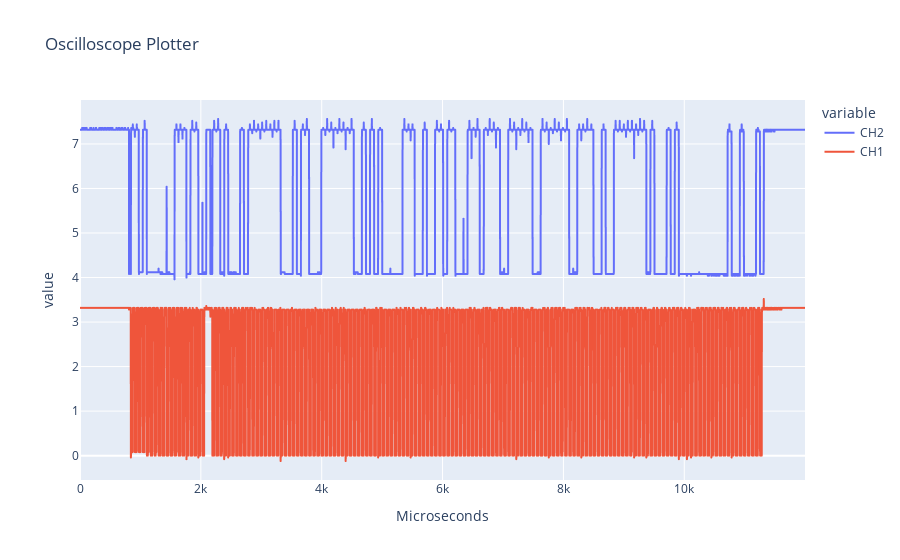

The code cell stored with this chart in its notebook:
### Code cell
step = 10
step_size = int(len(df)/step)
print(step_size)
fig = px.line(df, x='Microseconds', y= [sda, scl], title='Oscilloscope Plotter')
fig.show()
#add offset fo scl

### Figure 1 — Plotly figure (JSON) as saved in the notebook; plotly's stock layout.template omitted (floating-point values rounded to 4 significant figures; data arrays with more than 128 entries replaced by an {"elided": "..."} marker saying what was removed)
{"data": [{"hovertemplate": "variable=CH2<br>Microseconds=%{x}<br>value=%{y}<extra></extra>", "legendgroup": "CH2", "line": {"color": "#636efa", "dash": "solid"}, "marker": {"symbol": "circle"}, "mode": "lines", "name": "CH2", "showlegend": true, "type": "scattergl", "x": {"elided": "6000 float values"}, "xaxis": "x", "y": {"elided": "6000 float values"}, "yaxis": "y"}, {"hovertemplate": "variable=CH1<br>Microseconds=%{x}<br>value=%{y}<extra></extra>", "legendgroup": "CH1", "line": {"color": "#EF553B", "dash": "solid"}, "marker": {"symbol": "circle"}, "mode": "lines", "name": "CH1", "showlegend": true, "type": "scattergl", "x": {"elided": "6000 float values"}, "xaxis": "x", "y": {"elided": "6000 float values"}, "yaxis": "y"}], "layout": {"legend": {"title": {"text": "variable"}, "tracegroupgap": 0}, "title": {"text": "Oscilloscope Plotter"}, "xaxis": {"anchor": "y", "domain": [0, 1], "title": {"text": "Microseconds"}}, "yaxis": {"anchor": "x", "domain": [0, 1], "title": {"text": "value"}}}}
